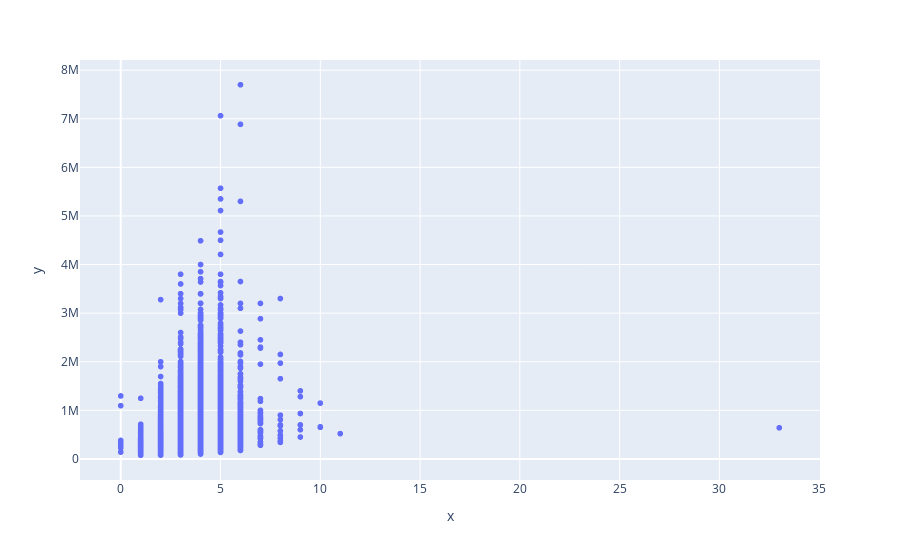

This figure's notebook cell:
### Code cell
import plotly.express as px
fig = px.scatter(x=df['bedrooms'], y=df['price'])
fig.show()

### Figure 1 — Plotly figure (JSON) as saved in the notebook; plotly's stock layout.template omitted (floating-point values rounded to 4 significant figures; data arrays with more than 128 entries replaced by an {"elided": "..."} marker saying what was removed)
{"data": [{"hovertemplate": "x=%{x}<br>y=%{y}<extra></extra>", "legendgroup": "", "marker": {"color": "#636efa", "symbol": "circle"}, "mode": "markers", "name": "", "showlegend": false, "type": "scattergl", "x": {"elided": "21613 int values"}, "xaxis": "x", "y": {"elided": "21613 int values"}, "yaxis": "y"}], "layout": {"legend": {"tracegroupgap": 0}, "margin": {"t": 60}, "xaxis": {"anchor": "y", "domain": [0, 1], "title": {"text": "x"}}, "yaxis": {"anchor": "x", "domain": [0, 1], "title": {"text": "y"}}}}
